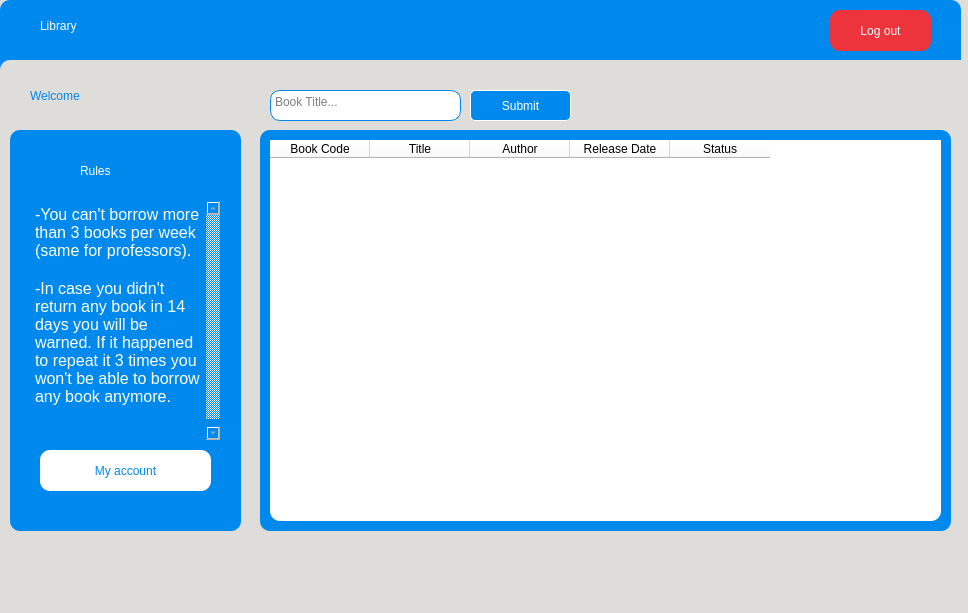
<?xml version="1.0" encoding="UTF-8"?>
<ui version="4.0">
 <class>MainWindow</class>
 <widget class="QMainWindow" name="MainWindow">
  <property name="geometry">
   <rect>
    <x>0</x>
    <y>0</y>
    <width>968</width>
    <height>613</height>
   </rect>
  </property>
  <property name="windowTitle">
   <string>MainWindow</string>
  </property>
  <property name="styleSheet">
   <string notr="true">background-color: rgb(222, 221, 218);</string>
  </property>
  <widget class="QWidget" name="centralwidget">
   <widget class="QFrame" name="frame_2">
    <property name="geometry">
     <rect>
      <x>0</x>
      <y>0</y>
      <width>961</width>
      <height>591</height>
     </rect>
    </property>
    <property name="styleSheet">
     <string notr="true">background-color: rgb(0, 137, 236);
border-style: solid;
border-width: 0px;
border-radius: 10px;

</string>
    </property>
    <property name="frameShape">
     <enum>QFrame::StyledPanel</enum>
    </property>
    <property name="frameShadow">
     <enum>QFrame::Raised</enum>
    </property>
    <widget class="QFrame" name="frame">
     <property name="geometry">
      <rect>
       <x>0</x>
       <y>60</y>
       <width>971</width>
       <height>541</height>
      </rect>
     </property>
     <property name="styleSheet">
      <string notr="true">background-color:rgb(222, 221, 218);
border-style: solid;
border-width: 0px;
border-radius: 10px;

</string>
     </property>
     <property name="frameShape">
      <enum>QFrame::StyledPanel</enum>
     </property>
     <property name="frameShadow">
      <enum>QFrame::Raised</enum>
     </property>
     <widget class="QLabel" name="label_4">
      <property name="geometry">
       <rect>
        <x>30</x>
        <y>10</y>
        <width>191</width>
        <height>51</height>
       </rect>
      </property>
      <property name="styleSheet">
       <string notr="true">font: 63 italic 32pt &quot;URW Bookman&quot;;
color: rgb(0, 137, 236);</string>
      </property>
      <property name="text">
       <string>Welcome</string>
      </property>
     </widget>
     <widget class="QFrame" name="frame_3">
      <property name="geometry">
       <rect>
        <x>260</x>
        <y>70</y>
        <width>691</width>
        <height>401</height>
       </rect>
      </property>
      <property name="styleSheet">
       <string notr="true">background-color: rgb(0, 137, 236);
border-style: solid;
border-width: 0px;
border-radius: 10px;

</string>
      </property>
      <property name="frameShape">
       <enum>QFrame::StyledPanel</enum>
      </property>
      <property name="frameShadow">
       <enum>QFrame::Raised</enum>
      </property>
      <widget class="QTableWidget" name="tableWidget">
       <property name="geometry">
        <rect>
         <x>10</x>
         <y>10</y>
         <width>671</width>
         <height>381</height>
        </rect>
       </property>
       <property name="styleSheet">
        <string notr="true">background-color: white;
nborder-style: solid;
nborder-width: 0px;
nborder-radius: 10px;</string>
       </property>
       <column>
        <property name="text">
         <string>Book Code</string>
        </property>
       </column>
       <column>
        <property name="text">
         <string>Title</string>
        </property>
       </column>
       <column>
        <property name="text">
         <string>Author</string>
        </property>
       </column>
       <column>
        <property name="text">
         <string>Release Date</string>
        </property>
       </column>
       <column>
        <property name="text">
         <string>Status</string>
        </property>
       </column>
      </widget>
     </widget>
     <widget class="QTextEdit" name="textEdit_2">
      <property name="geometry">
       <rect>
        <x>270</x>
        <y>30</y>
        <width>191</width>
        <height>31</height>
       </rect>
      </property>
      <property name="cursor" stdset="0">
       <cursorShape>IBeamCursor</cursorShape>
      </property>
      <property name="styleSheet">
       <string notr="true">background-color: white;
border-style: solid;
border-width: 1px;
border-color:rgb(0, 137, 236);
border-radius: 10px;
font: 75 14pt &quot;Ubuntu Mono&quot;;

</string>
      </property>
      <property name="html">
       <string>&lt;!DOCTYPE HTML PUBLIC &quot;-//W3C//DTD HTML 4.0//EN&quot; &quot;http://www.w3.org/TR/REC-html40/strict.dtd&quot;&gt;
&lt;html&gt;&lt;head&gt;&lt;meta name=&quot;qrichtext&quot; content=&quot;1&quot; /&gt;&lt;style type=&quot;text/css&quot;&gt;
p, li { white-space: pre-wrap; }
&lt;/style&gt;&lt;/head&gt;&lt;body style=&quot; font-family:'Ubuntu Mono'; font-size:14pt; font-weight:72; font-style:normal;&quot;&gt;
&lt;p style=&quot;-qt-paragraph-type:empty; margin-top:0px; margin-bottom:0px; margin-left:0px; margin-right:0px; -qt-block-indent:0; text-indent:0px; font-family:'Ubuntu'; font-size:11pt; font-weight:400;&quot;&gt;&lt;br /&gt;&lt;/p&gt;&lt;/body&gt;&lt;/html&gt;</string>
      </property>
      <property name="placeholderText">
       <string>Book Title...</string>
      </property>
     </widget>
     <widget class="QPushButton" name="pushButton">
      <property name="geometry">
       <rect>
        <x>470</x>
        <y>30</y>
        <width>101</width>
        <height>31</height>
       </rect>
      </property>
      <property name="styleSheet">
       <string notr="true">
QPushButton {
    transition: all .5s ease;
    color: white;
    border-radius: 5px;
    border:1px solid white;
    font-family:'Montserrat', sans-serif;
    text-transform: uppercase;
    text-align: center;
    line-height: 1;
    font-size: 12px;
    background-color : rgb(0, 137, 236);;
    padding: 10px;
    outline: none;
    
    
}
QPushButton:hover {
    color:rgb(0, 137, 236);;
    background-color: white;;
}


</string>
      </property>
      <property name="text">
       <string>Submit</string>
      </property>
      <property name="icon">
       <iconset>
        <normaloff>Icons/Mg.png</normaloff>Icons/Mg.png</iconset>
      </property>
     </widget>
     <widget class="QFrame" name="frame_4">
      <property name="enabled">
       <bool>true</bool>
      </property>
      <property name="geometry">
       <rect>
        <x>10</x>
        <y>70</y>
        <width>231</width>
        <height>401</height>
       </rect>
      </property>
      <property name="styleSheet">
       <string notr="true">background-color: rgb(0, 137, 236);
border-style: solid;
border-width: 0px;
border-radius: 10px;

</string>
      </property>
      <property name="frameShape">
       <enum>QFrame::StyledPanel</enum>
      </property>
      <property name="frameShadow">
       <enum>QFrame::Raised</enum>
      </property>
      <widget class="QPushButton" name="pushButton_4">
       <property name="geometry">
        <rect>
         <x>30</x>
         <y>320</y>
         <width>171</width>
         <height>41</height>
        </rect>
       </property>
       <property name="styleSheet">
        <string notr="true">background-color: rgb(255, 255, 255);
color: rgb(0, 137, 236);
font: 75 20pt &quot;Ubuntu&quot;;
border-style: solid;
border-width: 0px;
border-radius: 10px;

</string>
       </property>
       <property name="text">
        <string>My account</string>
       </property>
      </widget>
      <widget class="QTextEdit" name="textEdit">
       <property name="enabled">
        <bool>false</bool>
       </property>
       <property name="geometry">
        <rect>
         <x>20</x>
         <y>70</y>
         <width>191</width>
         <height>241</height>
        </rect>
       </property>
       <property name="styleSheet">
        <string notr="true">color: white;
border-style: solid;
border-width: 1px;
border-color:rgb(0, 137, 236);
border-radius: 10px;
font: 75 18pt &quot;Ubuntu Mono&quot;;

</string>
       </property>
       <property name="html">
        <string>&lt;!DOCTYPE HTML PUBLIC &quot;-//W3C//DTD HTML 4.0//EN&quot; &quot;http://www.w3.org/TR/REC-html40/strict.dtd&quot;&gt;
&lt;html&gt;&lt;head&gt;&lt;meta name=&quot;qrichtext&quot; content=&quot;1&quot; /&gt;&lt;style type=&quot;text/css&quot;&gt;
p, li { white-space: pre-wrap; }
&lt;/style&gt;&lt;/head&gt;&lt;body style=&quot; font-family:'Ubuntu Mono'; font-size:18pt; font-weight:72; font-style:normal;&quot;&gt;
&lt;p style=&quot; margin-top:0px; margin-bottom:0px; margin-left:0px; margin-right:0px; -qt-block-indent:0; text-indent:0px;&quot;&gt;&lt;span style=&quot; font-size:12pt;&quot;&gt;-You can't borrow more than 3 books per week (same for professors).&lt;/span&gt;&lt;/p&gt;
&lt;p style=&quot;-qt-paragraph-type:empty; margin-top:0px; margin-bottom:0px; margin-left:0px; margin-right:0px; -qt-block-indent:0; text-indent:0px; font-size:12pt;&quot;&gt;&lt;br /&gt;&lt;/p&gt;
&lt;p style=&quot; margin-top:0px; margin-bottom:0px; margin-left:0px; margin-right:0px; -qt-block-indent:0; text-indent:0px;&quot;&gt;&lt;span style=&quot; font-size:12pt;&quot;&gt;-In case you didn't return any book in 14 days you will be warned. If it happened to repeat it 3 times you won't be able to borrow any book anymore.&lt;/span&gt;&lt;/p&gt;
&lt;p style=&quot;-qt-paragraph-type:empty; margin-top:0px; margin-bottom:0px; margin-left:0px; margin-right:0px; -qt-block-indent:0; text-indent:0px; font-size:12pt;&quot;&gt;&lt;br /&gt;&lt;/p&gt;
&lt;p style=&quot;-qt-paragraph-type:empty; margin-top:0px; margin-bottom:0px; margin-left:0px; margin-right:0px; -qt-block-indent:0; text-indent:0px; font-size:12pt;&quot;&gt;&lt;br /&gt;&lt;/p&gt;&lt;/body&gt;&lt;/html&gt;</string>
       </property>
      </widget>
      <widget class="QLabel" name="label_5">
       <property name="enabled">
        <bool>true</bool>
       </property>
       <property name="geometry">
        <rect>
         <x>70</x>
         <y>20</y>
         <width>71</width>
         <height>41</height>
        </rect>
       </property>
       <property name="styleSheet">
        <string notr="true">font: 75 italic 20pt &quot;Ubuntu&quot;;
color:white;</string>
       </property>
       <property name="text">
        <string>Rules</string>
       </property>
      </widget>
     </widget>
    </widget>
    <widget class="QLabel" name="label_3">
     <property name="geometry">
      <rect>
       <x>40</x>
       <y>0</y>
       <width>171</width>
       <height>51</height>
      </rect>
     </property>
     <property name="styleSheet">
      <string notr="true">font: 63 italic 32pt &quot;URW Bookman&quot;;
color:white;</string>
     </property>
     <property name="text">
      <string>Library</string>
     </property>
    </widget>
    <widget class="QPushButton" name="logout_button">
     <property name="geometry">
      <rect>
       <x>830</x>
       <y>10</y>
       <width>101</width>
       <height>41</height>
      </rect>
     </property>
     <property name="styleSheet">
      <string notr="true">background-color: rgb(237, 51, 59);
color: rgb(255, 255, 255);
font: 63 15pt &quot;URW Bookman&quot;;
border-style: solid;
border-width: 0px;
border-radius: 10px;

</string>
     </property>
     <property name="text">
      <string>Log out</string>
     </property>
    </widget>
   </widget>
  </widget>
  <widget class="QMenuBar" name="menubar">
   <property name="geometry">
    <rect>
     <x>0</x>
     <y>0</y>
     <width>968</width>
     <height>24</height>
    </rect>
   </property>
  </widget>
  <widget class="QStatusBar" name="statusbar"/>
 </widget>
 <resources/>
 <connections/>
</ui>
